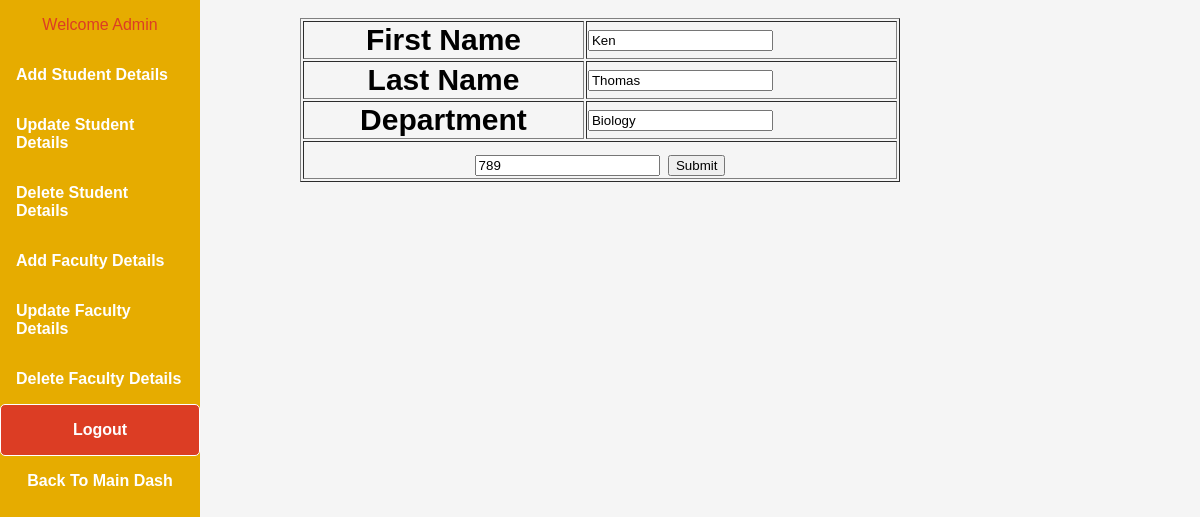
Screenshot of /admin/updateformfaculty.php?FacultyID=789 (signed in) with the database file from the repository.
### tables this page shows
CREATE TABLE `faculty_info` (
  `FacultyID` int(11) NOT NULL,
  `FirstName` varchar(50) NOT NULL,
  `LastName` varchar(50) NOT NULL,
  `Department` varchar(50) DEFAULT NULL
);

### admin/updateformfaculty.php (the view, shortened to what this page needs)
<?php
	include('header.php');
	include('titleheader.php');
?>
<?php
	include ('../dbconnect.php');
	$FacultyID=$_GET['FacultyID'];
	$sql="SELECT * FROM  student.faculty_info WHERE FacultyID = $FacultyID";
	$run = mysqli_query($db,$sql);
	$result=mysqli_fetch_assoc($run);
	$FirstName=$result['FirstName'];
	$LastName=$result['LastName'];
	$Department=$result['Department'];
?>
	<form method="POST" action="updatedatafaculty.php" enctype="multipart/form-data">
	<table border="1" align="center" style="width:50%;font-size: 30px;">
		 <tr>
				<th>First Name</th>
					<td><input type="text" name="FirstName" value="<?php echo $FirstName; ?>"required></td>
		 </tr>
		 <tr>
				<th>Last Name</th>
				<td><input type="text" name="LastName" value="<?php if ( isset( $LastName ) ) {  echo $LastName; }?>" required></td>
		 </tr>
		 <tr>
				<th>Department</th>
				<td><input type="text" name="Department" value="<?php if ( isset( $Department ) ) {  echo $Department; }?>"required></td>
		 </tr>
		 <tr>
		 	<td colspan="2" align="center">
		 		<input type="text" name="FacultyID" value="<?php echo $FacultyID;?>"/>
		 		<input height="30%" type="submit" name="Submit" value="Submit">
		 	</td>
		 </tr>
	</table>
	</form>

### css/dashboard.css (style rules this page uses)
* { box-sizing: border-box; }
body { margin: 0; font-family: Arial, Helvetica, sans-serif; background-color: whitesmoke }

### rows the page displays
faculty_info: FirstName "Ken", LastName "Thomas", Department "Biology"
